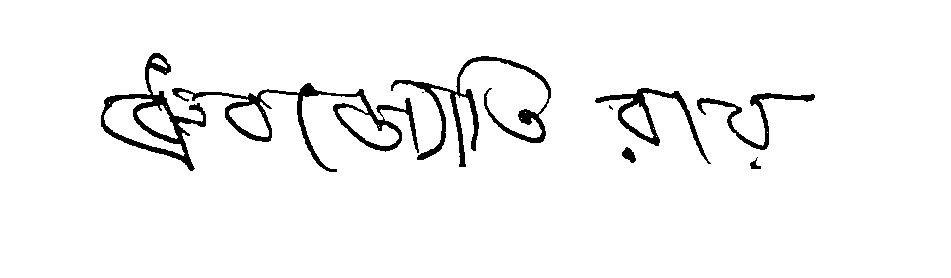
#> input picture versign-core/src/DeepLearning/jpg_to_mnist/temp/1/B-S-1-F-07.tif, 951 x 278 px
$ python -i ImageProcessor.py   (imports and definitions only)
#> lines starting #> are read from the running program, lines starting #| are printed output that depends on the picture; after the words box and inside, x2 and y2 are one past the last pixel; in counts of white or black regions, pixels touching at a corner belong together
#> further down, picture is the input picture: PIL image 951x278 L; 95.9% white; 9 black regions (2 under 20 px), largest, box (x1, y1, x2, y2) and area: (172, 83, 419, 172) 3067, (391, 56, 551, 167) 2659, (101, 53, 206, 171) 2409
# from skimage import io
import numpy as np

from PIL import Image


def convert_to_gray(rgb_image):
    return rgb_image.convert("L")


def smoothing(gray_image):
    pixels = []
    for x in range(0, gray_image.size[0] - 2, 2):
        row = []
        for y in range(0, gray_image.size[1] - 2, 2):
            p1 = gray_image.getpixel((x, y))
            p2 = gray_image.getpixel((x, y + 1))
            p3 = gray_image.getpixel((x, y + 2))
            p4 = gray_image.getpixel((x + 1, y))
            p5 = gray_image.getpixel((x + 1, y + 1))
            p6 = gray_image.getpixel((x + 1, y + 2))
            p7 = gray_image.getpixel((x + 2, y))
            p8 = gray_image.getpixel((x + 2, y + 1))
            p9 = gray_image.getpixel((x + 2, y + 2))

            row.append(np.median([p1, p2, p3, p4, p5, p5, p6, p7, p8, p9]))
        pixels.append(row)
#> after the loop, pixels = 475 items

    wd = len(pixels[0])
#> wd = 138
    ht = len(pixels)
#> ht = 475

    gray_image = gray_image.resize((wd, ht))
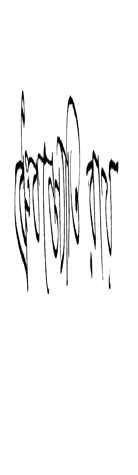
#> gray_image: PIL image 138x475 L; min 0, max 255, mean 244.3

    for x in range(gray_image.size[0]):
        for y in range(gray_image.size[1]):
            xy = (x, y)
            value = (int(pixels[y][x]))
            gray_image.putpixel(xy, value)
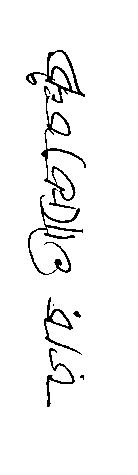
#> gray_image: PIL image 138x475 L; min 0, max 255, mean 244.6

    return gray_image


# [115 lines left out: functions remove_outliers, average_intensity, make_binary, bounds_crop, resize, thin and 1 more, not called in this run]


class ImageProcessor:
    # [22 lines left out: functions __get_pixel_matrix, preprocess, not called in this run]

>>> from PIL import Image
>>> picture = Image.open('../../../versign-core/src/DeepLearning/jpg_to_mnist/temp/1/B-S-1-F-07.tif')
>>> result = smoothing(picture)
